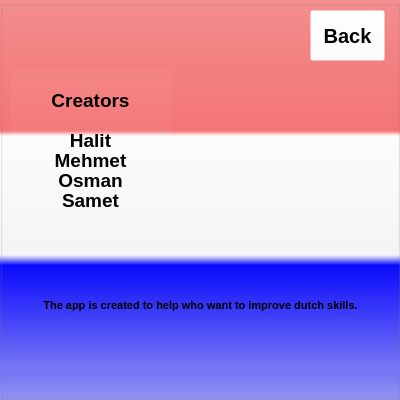
<?xml version="1.0" encoding="UTF-8"?>
<ui version="4.0">
 <class>MainWindow</class>
 <widget class="QMainWindow" name="MainWindow">
  <property name="geometry">
   <rect>
    <x>0</x>
    <y>0</y>
    <width>400</width>
    <height>400</height>
   </rect>
  </property>
  <property name="minimumSize">
   <size>
    <width>400</width>
    <height>400</height>
   </size>
  </property>
  <property name="maximumSize">
   <size>
    <width>400</width>
    <height>400</height>
   </size>
  </property>
  <property name="windowTitle">
   <string>PyBoysFlashcards</string>
  </property>
  <widget class="QWidget" name="centralwidget">
   <widget class="QGroupBox" name="groupBox_2">
    <property name="geometry">
     <rect>
      <x>0</x>
      <y>0</y>
      <width>400</width>
      <height>400</height>
     </rect>
    </property>
    <property name="styleSheet">
     <string notr="true">background-color: qlineargradient(spread:pad, x1:0, y1:0, x2:0, y2:1, stop:0 rgba(255, 0, 0, 102), stop:0.326316 rgba(255, 0, 0, 130), stop:0.339799 rgba(255, 255, 255, 255), stop:0.636842 rgba(255, 255, 255, 135), stop:0.662469 rgba(0, 0, 255, 255), stop:1 rgba(0, 0, 255, 95));</string>
    </property>
    <property name="title">
     <string/>
    </property>
    <widget class="QPushButton" name="pushButton">
     <property name="geometry">
      <rect>
       <x>310</x>
       <y>10</y>
       <width>75</width>
       <height>51</height>
      </rect>
     </property>
     <property name="font">
      <font>
       <pointsize>15</pointsize>
       <weight>75</weight>
       <bold>true</bold>
      </font>
     </property>
     <property name="styleSheet">
      <string notr="true">background-color: rgb(255, 255, 255,10);</string>
     </property>
     <property name="text">
      <string>Back</string>
     </property>
    </widget>
    <widget class="QLabel" name="label">
     <property name="geometry">
      <rect>
       <x>10</x>
       <y>70</y>
       <width>161</width>
       <height>61</height>
      </rect>
     </property>
     <property name="font">
      <font>
       <pointsize>14</pointsize>
       <weight>75</weight>
       <bold>true</bold>
      </font>
     </property>
     <property name="styleSheet">
      <string notr="true">background-color: rgb(255, 255, 255,10);
border-color: rgb(255, 255, 255,10);</string>
     </property>
     <property name="text">
      <string>Creators</string>
     </property>
     <property name="alignment">
      <set>Qt::AlignCenter</set>
     </property>
    </widget>
    <widget class="QLabel" name="label_2">
     <property name="geometry">
      <rect>
       <x>10</x>
       <y>130</y>
       <width>161</width>
       <height>21</height>
      </rect>
     </property>
     <property name="font">
      <font>
       <pointsize>14</pointsize>
       <weight>75</weight>
       <bold>true</bold>
      </font>
     </property>
     <property name="styleSheet">
      <string notr="true">background-color: rgb(255, 255, 255,10);
border-color: rgb(255, 255, 255,10);</string>
     </property>
     <property name="text">
      <string>Halit</string>
     </property>
     <property name="alignment">
      <set>Qt::AlignCenter</set>
     </property>
    </widget>
    <widget class="QLabel" name="label_3">
     <property name="geometry">
      <rect>
       <x>10</x>
       <y>190</y>
       <width>161</width>
       <height>21</height>
      </rect>
     </property>
     <property name="font">
      <font>
       <pointsize>14</pointsize>
       <weight>75</weight>
       <bold>true</bold>
      </font>
     </property>
     <property name="styleSheet">
      <string notr="true">background-color: rgb(255, 255, 255,10);
border-color: rgb(255, 255, 255,10);</string>
     </property>
     <property name="text">
      <string>Samet</string>
     </property>
     <property name="alignment">
      <set>Qt::AlignCenter</set>
     </property>
    </widget>
    <widget class="QLabel" name="label_4">
     <property name="geometry">
      <rect>
       <x>10</x>
       <y>170</y>
       <width>161</width>
       <height>21</height>
      </rect>
     </property>
     <property name="font">
      <font>
       <pointsize>14</pointsize>
       <weight>75</weight>
       <bold>true</bold>
      </font>
     </property>
     <property name="styleSheet">
      <string notr="true">background-color: rgb(255, 255, 255,10);
border-color: rgb(255, 255, 255,10);</string>
     </property>
     <property name="text">
      <string>Osman</string>
     </property>
     <property name="alignment">
      <set>Qt::AlignCenter</set>
     </property>
    </widget>
    <widget class="QLabel" name="label_5">
     <property name="geometry">
      <rect>
       <x>10</x>
       <y>150</y>
       <width>161</width>
       <height>21</height>
      </rect>
     </property>
     <property name="font">
      <font>
       <pointsize>14</pointsize>
       <weight>75</weight>
       <bold>true</bold>
      </font>
     </property>
     <property name="styleSheet">
      <string notr="true">background-color: rgb(255, 255, 255,10);
border-color: rgb(255, 255, 255,10);</string>
     </property>
     <property name="text">
      <string>Mehmet</string>
     </property>
     <property name="alignment">
      <set>Qt::AlignCenter</set>
     </property>
    </widget>
    <widget class="QLabel" name="label_6">
     <property name="geometry">
      <rect>
       <x>0</x>
       <y>240</y>
       <width>401</width>
       <height>131</height>
      </rect>
     </property>
     <property name="font">
      <font>
       <pointsize>8</pointsize>
       <weight>75</weight>
       <bold>true</bold>
      </font>
     </property>
     <property name="styleSheet">
      <string notr="true">background-color: rgb(255, 255, 255,10);
border-color: rgb(255, 255, 255,10);</string>
     </property>
     <property name="text">
      <string>The app is created to help who want to improve dutch skills.</string>
     </property>
     <property name="alignment">
      <set>Qt::AlignCenter</set>
     </property>
    </widget>
   </widget>
  </widget>
 </widget>
 <resources/>
 <connections/>
</ui>
